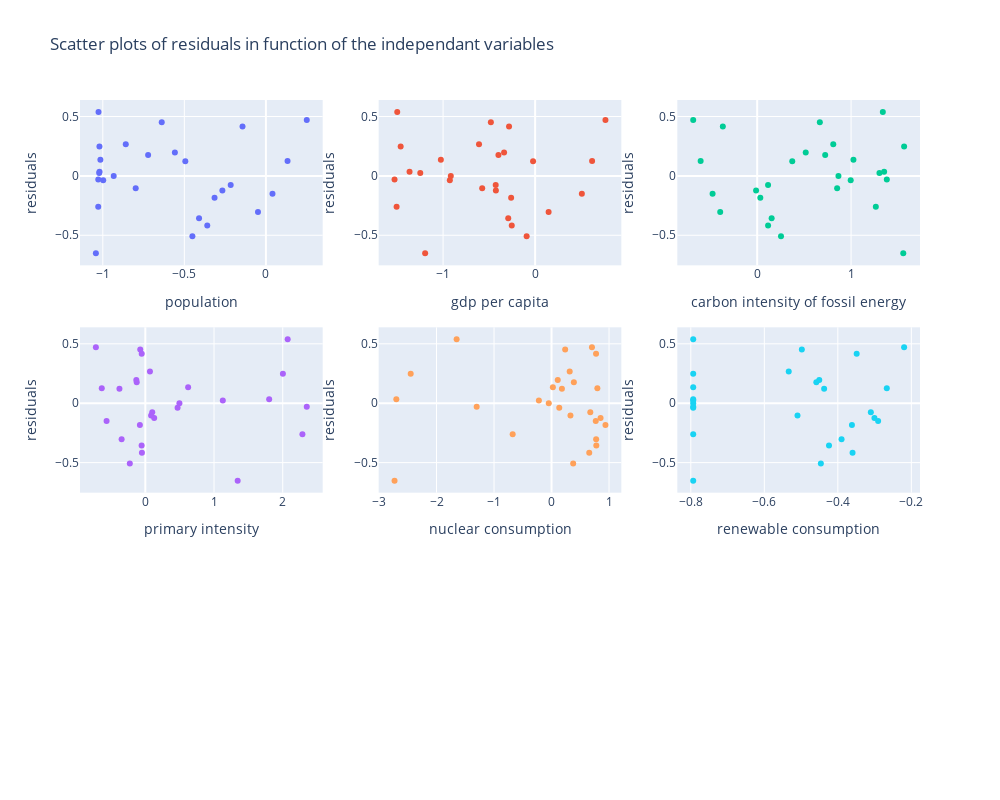

Notebook source saved alongside this figure:
### Markdown cell above
## No auto-correlation between the residuals ##

### Code cell
from plotly.subplots import make_subplots
import plotly.graph_objects as go

years = list()
for i in range(39) : years.append(1980+i)

# Initialize figure with subplots
fig = make_subplots(
    rows=3, cols=3
)

# Add traces
fig.add_trace(go.Scatter(y=residuals, x=scaled_bel_info['population'], mode='markers'), row=1, col=1)
fig.add_trace(go.Scatter(y=residuals, x=scaled_bel_info['gdp per capita'], mode='markers'), row=1, col=2)
fig.add_trace(go.Scatter(y=residuals, x=scaled_bel_info['Carbon intensity of fossil energy'], mode='markers'), row=1, col=3)
fig.add_trace(go.Scatter(y=residuals, x=scaled_bel_info['primary intensity'], mode='markers'), row=2, col=1)
fig.add_trace(go.Scatter(y=residuals, x=scaled_bel_info['nuclear consumption'], mode='markers'), row=2, col=2)
fig.add_trace(go.Scatter(y=residuals, x=scaled_bel_info['renewable consumption'], mode='markers'), row=2, col=3)

# Update xaxis properties
fig.update_xaxes(title_text="population", row=1, col=1)
fig.update_xaxes(title_text="gdp per capita", row=1, col=2)
fig.update_xaxes(title_text="carbon intensity of fossil energy", row=1, col=3)
fig.update_xaxes(title_text="primary intensity", row=2, col=1)
fig.update_xaxes(title_text="nuclear consumption", row=2, col=2)
fig.update_xaxes(title_text="renewable consumption", row=2, col=3)


# Update yaxis properties
fig.update_yaxes(title_text="residuals", row=1, col=1)
fig.update_yaxes(title_text="residuals", row=1, col=2)
fig.update_yaxes(title_text="residuals", row=1, col=3)
fig.update_yaxes(title_text="residuals", row=2, col=1)
fig.update_yaxes(title_text="residuals", row=2, col=2)
fig.update_yaxes(title_text="residuals", row=2, col=3)


# Update title and height
fig.update_layout(title_text="Scatter plots of residuals in function of the independant variables", height=800, width=1000, showlegend=False)

fig.show()

### Figure 1 — Plotly figure (JSON) as saved in the notebook; plotly's stock layout.template omitted (floating-point values rounded to 4 significant figures)
{"data": [{"mode": "markers", "type": "scatter", "x": [-1.042, -1.02, -1.021, -1.026, -1.028, -1.028, -1.022, -1.015, -0.9976, -0.9331, -0.8592, -0.7983, -0.7221, -0.6387, -0.558, -0.4941, -0.4506, -0.41, -0.3595, -0.3148, -0.2668, -0.2158, -0.1434, -0.04855, 0.04039, 0.1327, 0.2507, 0.3929, 0.5524, 0.7253, 0.9029, 1.106, 1.399, 1.54, 1.647, 1.749, 1.883, 2.0, 2.09], "xaxis": "x", "y": [-0.6518, 0.03412, 0.2477, 0.5377, -0.02968, -0.2603, 0.02381, 0.1349, -0.03768, -0.0003336, 0.2661, -0.1038, 0.1757, 0.4512, 0.1959, 0.1223, -0.5076, -0.356, -0.4169, -0.1843, -0.1235, -0.0767, 0.4161, -0.3031, -0.1503, 0.1261, 0.4704], "yaxis": "y"}, {"mode": "markers", "type": "scatter", "x": [-1.195, -1.364, -1.461, -1.498, -1.527, -1.505, -1.248, -1.024, -0.9267, -0.916, -0.6095, -0.5751, -0.3986, -0.481, -0.3373, -0.02225, -0.09217, -0.2923, -0.2539, -0.2607, -0.4264, -0.4281, -0.2834, 0.1463, 0.5073, 0.6187, 0.7638, 1.189, 1.482, 1.216, 1.186, 1.443, 1.217, 1.368, 1.439, 0.9368, 1.012, 1.174, 1.424], "xaxis": "x2", "y": [-0.6518, 0.03412, 0.2477, 0.5377, -0.02968, -0.2603, 0.02381, 0.1349, -0.03768, -0.0003336, 0.2661, -0.1038, 0.1757, 0.4512, 0.1959, 0.1223, -0.5076, -0.356, -0.4169, -0.1843, -0.1235, -0.0767, 0.4161, -0.3031, -0.1503, 0.1261, 0.4704], "yaxis": "y2"}, {"mode": "markers", "type": "scatter", "x": [1.556, 1.352, 1.565, 1.339, 1.381, 1.264, 1.303, 1.025, 0.9962, 0.8656, 0.8104, 0.8516, 0.7244, 0.6673, 0.5169, 0.3734, 0.2536, 0.1539, 0.116, 0.03318, -0.01187, 0.1157, -0.3659, -0.3941, -0.4753, -0.6024, -0.6816, -0.9292, -1.075, -1.071, -1.191, -1.321, -1.249, -1.276, -1.335, -1.266, -1.339, -1.412, -1.268], "xaxis": "x3", "y": [-0.6518, 0.03412, 0.2477, 0.5377, -0.02968, -0.2603, 0.02381, 0.1349, -0.03768, -0.0003336, 0.2661, -0.1038, 0.1757, 0.4512, 0.1959, 0.1223, -0.5076, -0.356, -0.4169, -0.1843, -0.1235, -0.0767, 0.4161, -0.3031, -0.1503, 0.1261, 0.4704], "yaxis": "y3"}, {"mode": "markers", "type": "scatter", "x": [1.344, 1.803, 2.002, 2.072, 2.35, 2.286, 1.128, 0.623, 0.4696, 0.4963, 0.06759, 0.08455, -0.1253, -0.07367, -0.131, -0.3766, -0.2254, -0.05367, -0.04957, -0.07898, 0.1293, 0.1007, -0.05256, -0.3451, -0.5638, -0.634, -0.7195, -0.8807, -0.9321, -0.9298, -0.839, -1.006, -0.9827, -1.005, -1.089, -0.9239, -0.9176, -0.9744, -1.047], "xaxis": "x4", "y": [-0.6518, 0.03412, 0.2477, 0.5377, -0.02968, -0.2603, 0.02381, 0.1349, -0.03768, -0.0003336, 0.2661, -0.1038, 0.1757, 0.4512, 0.1959, 0.1223, -0.5076, -0.356, -0.4169, -0.1843, -0.1235, -0.0767, 0.4161, -0.3031, -0.1503, 0.1261, 0.4704], "yaxis": "y4"}, {"mode": "markers", "type": "scatter", "x": [-2.73, -2.7, -2.449, -1.651, -1.302, -0.676, -0.2203, 0.02301, 0.134, -0.04806, 0.3154, 0.3291, 0.3879, 0.2368, 0.108, 0.1804, 0.3761, 0.7786, 0.6557, 0.9376, 0.8526, 0.6739, 0.7738, 0.7757, 0.7691, 0.7971, 0.7032, 0.8595, 0.5967, 0.7602, 0.8316, 0.8602, 0.0755, 0.3077, -0.5761, -1.327, 0.3946, 0.2665, -1.081], "xaxis": "x5", "y": [-0.6518, 0.03412, 0.2477, 0.5377, -0.02968, -0.2603, 0.02381, 0.1349, -0.03768, -0.0003336, 0.2661, -0.1038, 0.1757, 0.4512, 0.1959, 0.1223, -0.5076, -0.356, -0.4169, -0.1843, -0.1235, -0.0767, 0.4161, -0.3031, -0.1503, 0.1261, 0.4704], "yaxis": "y5"}, {"mode": "markers", "type": "scatter", "x": [-0.7934, -0.7934, -0.7934, -0.7934, -0.7934, -0.7934, -0.7934, -0.7934, -0.7934, -0.7934, -0.5336, -0.5097, -0.4586, -0.4979, -0.4505, -0.4373, -0.4462, -0.4241, -0.36, -0.3617, -0.3004, -0.3102, -0.3487, -0.3898, -0.2904, -0.2668, -0.2197, -0.115, -0.09319, 0.04565, 0.2184, 0.6163, 1.092, 1.51, 1.782, 2.094, 2.086, 2.425, 2.879], "xaxis": "x6", "y": [-0.6518, 0.03412, 0.2477, 0.5377, -0.02968, -0.2603, 0.02381, 0.1349, -0.03768, -0.0003336, 0.2661, -0.1038, 0.1757, 0.4512, 0.1959, 0.1223, -0.5076, -0.356, -0.4169, -0.1843, -0.1235, -0.0767, 0.4161, -0.3031, -0.1503, 0.1261, 0.4704], "yaxis": "y6"}], "layout": {"height": 800, "showlegend": false, "title": {"text": "Scatter plots of residuals in function of the independant variables"}, "width": 1000, "xaxis": {"anchor": "y", "domain": [0, 0.2889], "title": {"text": "population"}}, "xaxis2": {"anchor": "y2", "domain": [0.3556, 0.6444], "title": {"text": "gdp per capita"}}, "xaxis3": {"anchor": "y3", "domain": [0.7111, 1], "title": {"text": "carbon intensity of fossil energy"}}, "xaxis4": {"anchor": "y4", "domain": [0, 0.2889], "title": {"text": "primary intensity"}}, "xaxis5": {"anchor": "y5", "domain": [0.3556, 0.6444], "title": {"text": "nuclear consumption"}}, "xaxis6": {"anchor": "y6", "domain": [0.7111, 1], "title": {"text": "renewable consumption"}}, "xaxis7": {"anchor": "y7", "domain": [0, 0.2889]}, "xaxis8": {"anchor": "y8", "domain": [0.3556, 0.6444]}, "xaxis9": {"anchor": "y9", "domain": [0.7111, 1]}, "yaxis": {"anchor": "x", "domain": [0.7333, 1], "title": {"text": "residuals"}}, "yaxis2": {"anchor": "x2", "domain": [0.7333, 1], "title": {"text": "residuals"}}, "yaxis3": {"anchor": "x3", "domain": [0.7333, 1], "title": {"text": "residuals"}}, "yaxis4": {"anchor": "x4", "domain": [0.3667, 0.6333], "title": {"text": "residuals"}}, "yaxis5": {"anchor": "x5", "domain": [0.3667, 0.6333], "title": {"text": "residuals"}}, "yaxis6": {"anchor": "x6", "domain": [0.3667, 0.6333], "title": {"text": "residuals"}}, "yaxis7": {"anchor": "x7", "domain": [0, 0.2667]}, "yaxis8": {"anchor": "x8", "domain": [0, 0.2667]}, "yaxis9": {"anchor": "x9", "domain": [0, 0.2667]}}}
